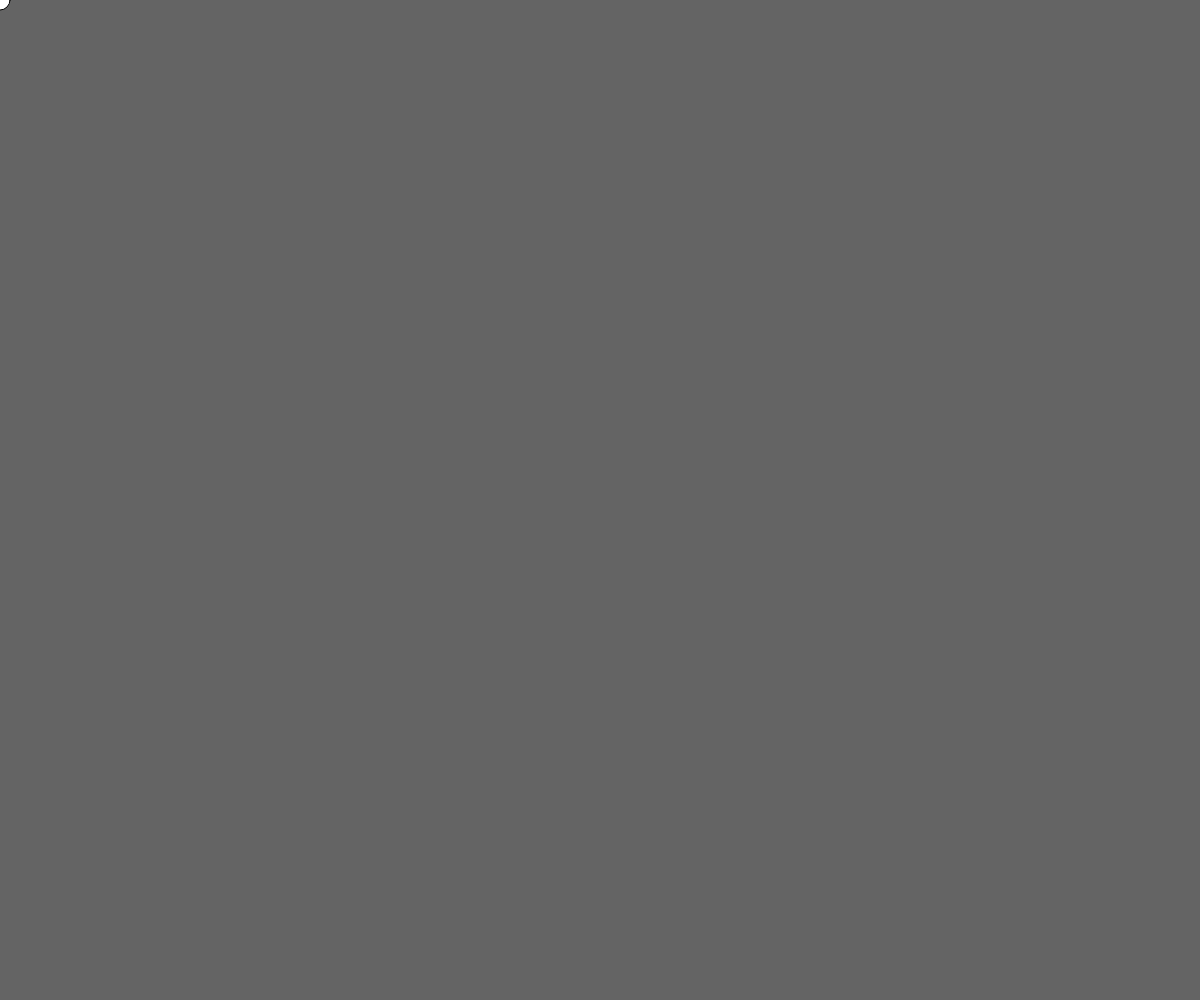
Frame 1 (no input)
Frame 60 (no input): blank canvas, image omitted
Frame 120 (the mouse pressed at the canvas centre since frame 60): blank canvas, image omitted

The p5.js sketch that drew this single still picture (run headless with seeded random() and noise() and a simulated clock; from frame 60 on, the mouse is pressed at the canvas centre):

// p5.js sketch
// ── sketch.js
var x = 0;
var y = 0;
var vx = 0;
var vy = 5;

function setup() {
  createCanvas(windowWidth, windowHeight); 
  background(100);  
} 

function draw() {
	background(100);
	ellipse(x, y, 20, 20);
	x += vx * 0.96;
	y += vy * 0.96;

  if(x > windowWidth - 20) {
    console.log('X軸最大');
    vx = -(Math.random() * 10);
  }

  if(x < 20) {
    console.log('X軸最小');
    vx = +(Math.random() * 10);
  }

	if(y > windowHeight - 20) {
    console.log('Y軸最大');
    vy = -(Math.random() * 10);
    vx = -(Math.random() * 10);
  } 

  if(y < 20) {
    console.log('Y軸最小');
    vy = +(Math.random() * 10);
    vx = +(Math.random() * 10);
  } 

}
